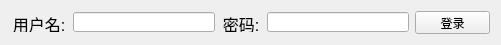
            <widget class="QWidget" name="layoutWidget_2">
                <property name="geometry">
                    <rect>
                        <x>10</x>
                        <y>180</y>
                        <width>481</width>
                        <height>25</height>
                    </rect>
                </property>
                <layout class="QHBoxLayout" name="horizontalLayout">
                    <item>
                        <widget class="QLabel" name="label">
                            <property name="minimumSize">
                                <size>
                                    <width>56</width>
                                    <height>20</height>
                                </size>
                            </property>
                            <property name="maximumSize">
                                <size>
                                    <width>56</width>
                                    <height>20</height>
                                </size>
                            </property>
                            <property name="font">
                                <font>
                                    <pointsize>12</pointsize>
                                    <bold>false</bold>
                                    <underline>false</underline>
                                    <stylestrategy>PreferDefault</stylestrategy>
                                </font>
                            </property>
                            <property name="text">
                                <string>&lt;html&gt;&lt;head/&gt;&lt;body&gt;&lt;p align=&quot;center&quot;&gt;用户名:&lt;/p&gt;&lt;/body&gt;&lt;/html&gt;</string>
                            </property>
                        </widget>
                    </item>
                    <item>
                        <widget class="QLineEdit" name="le_userName">
                            <property name="minimumSize">
                                <size>
                                    <width>142</width>
                                    <height>20</height>
                                </size>
                            </property>
                            <property name="maximumSize">
                                <size>
                                    <width>142</width>
                                    <height>20</height>
                                </size>
                            </property>
                        </widget>
                    </item>
                    <item>
                        <widget class="QLabel" name="label_2">
                            <property name="minimumSize">
                                <size>
                                    <width>40</width>
                                    <height>20</height>
                                </size>
                            </property>
                            <property name="maximumSize">
                                <size>
                                    <width>40</width>
                                    <height>20</height>
                                </size>
                            </property>
                            <property name="font">
                                <font>
                                    <pointsize>12</pointsize>
                                    <bold>false</bold>
                                    <underline>false</underline>
                                    <stylestrategy>PreferDefault</stylestrategy>
                                </font>
                            </property>
                            <property name="text">
                                <string>&lt;html&gt;&lt;head/&gt;&lt;body&gt;&lt;p align=&quot;center&quot;&gt;密码:&lt;/p&gt;&lt;/body&gt;&lt;/html&gt;</string>
                            </property>
                        </widget>
                    </item>
                    <item>
                        <widget class="QLineEdit" name="le_passWord">
                            <property name="minimumSize">
                                <size>
                                    <width>142</width>
                                    <height>20</height>
                                </size>
                            </property>
                            <property name="maximumSize">
                                <size>
                                    <width>142</width>
                                    <height>20</height>
                                </size>
                            </property>
                            <property name="echoMode">
                                <enum>QLineEdit::Password</enum>
                            </property>
                        </widget>
                    </item>
                    <item>
                        <widget class="QPushButton" name="btn_login">
                            <property name="minimumSize">
                                <size>
                                    <width>75</width>
                                    <height>23</height>
                                </size>
                            </property>
                            <property name="maximumSize">
                                <size>
                                    <width>75</width>
                                    <height>23</height>
                                </size>
                            </property>
                            <property name="text">
                                <string>登录</string>
                            </property>
                        </widget>
                    </item>
                </layout>
            </widget>
